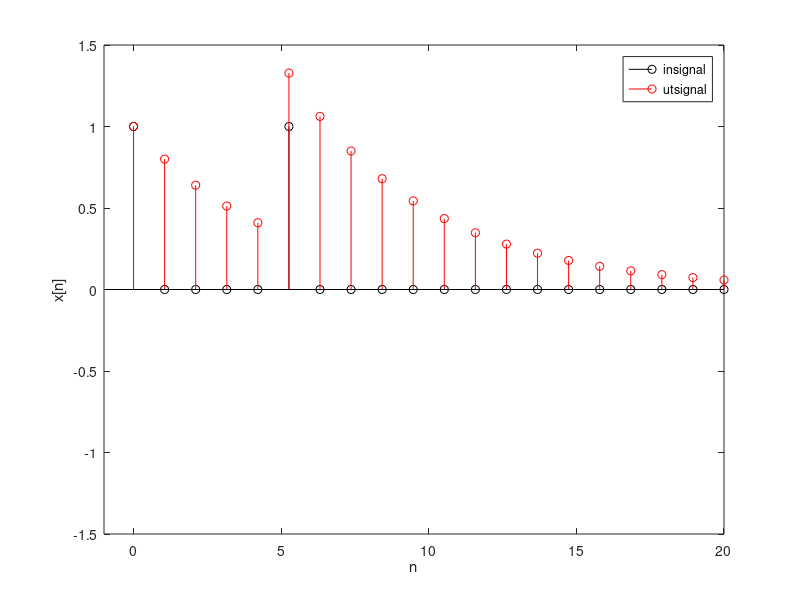

The MATLAB source for this figure:
x = zeros(1,20);
x(1) = 1;
x(6) = 1; 

y = zeros(1,20);

a1 = -0.8;
N = length(x);
y(1) = x(1);

for n=2:N
    y(n) = x(n) - a1*y(n-1);
end

n = linspace(0,20,20);
figure(1);
clf; hold on;
stem(n,x,'ko');
stem(n,y,'ro');
axis([-1 20 -1.5 1.5]);
box on;
xlabel('n'); ylabel('x[n]');
legend({'insignal', 'utsignal'})

